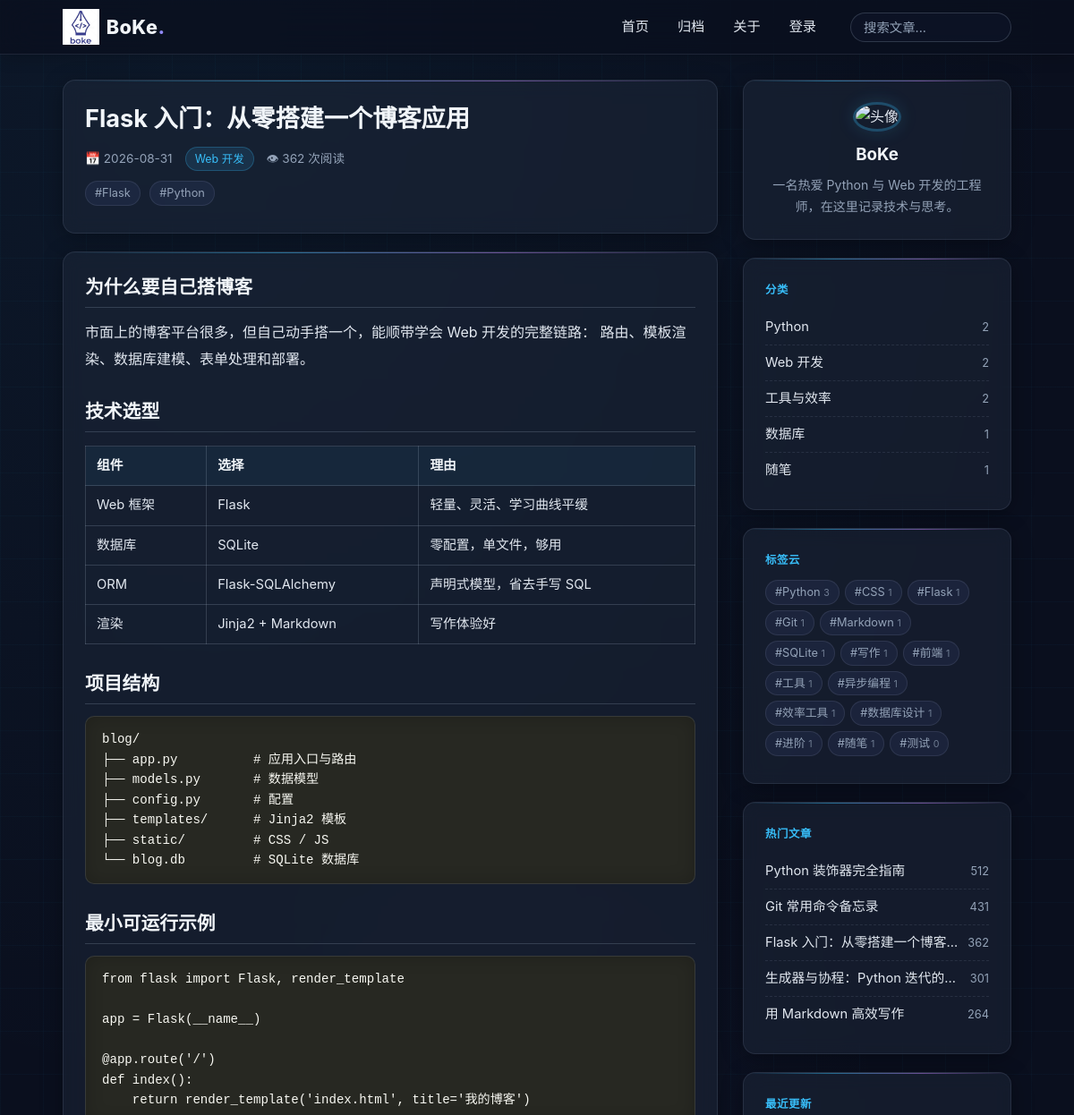
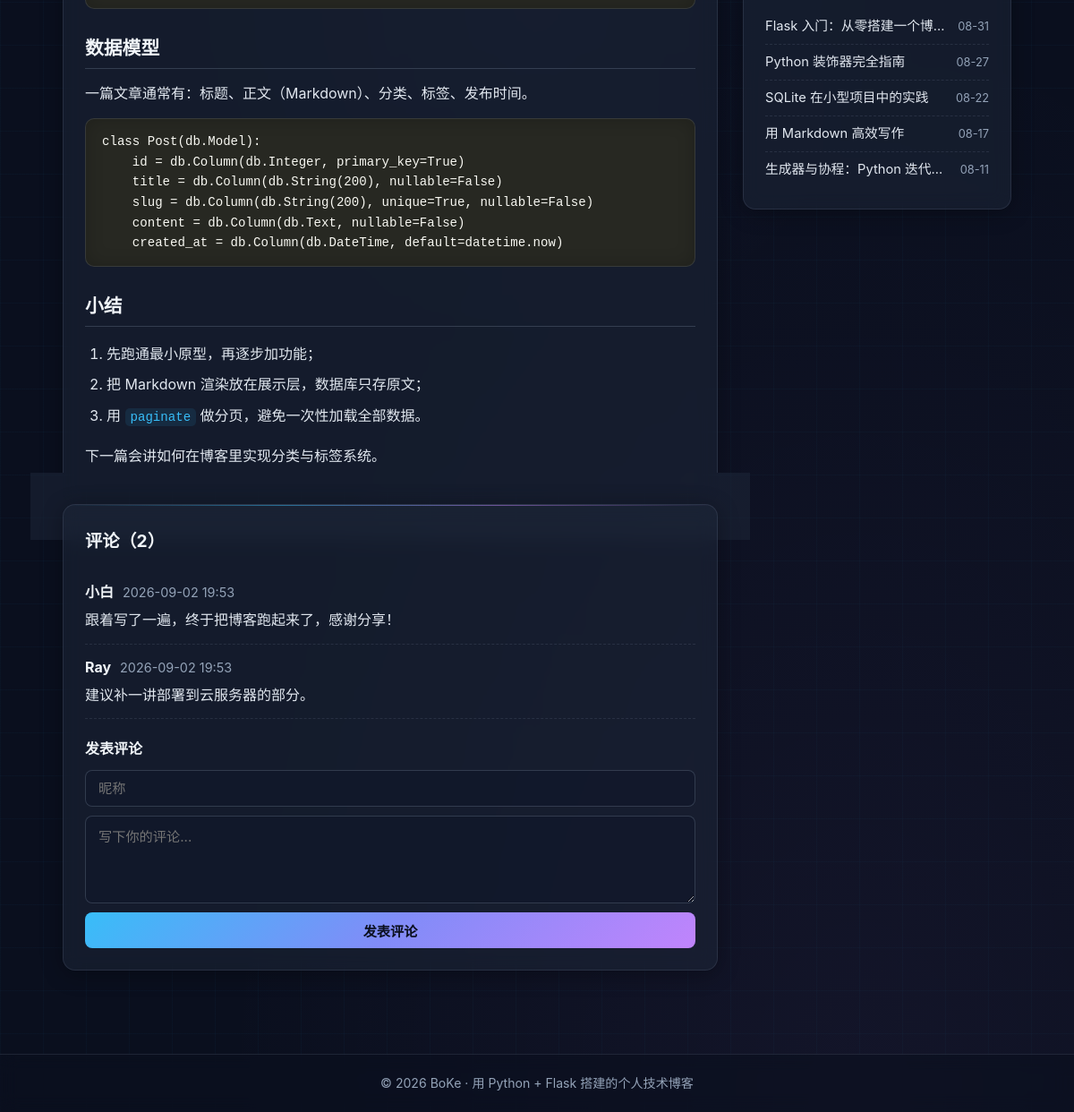
Screenshot of /post/flask-build-blog-from-scratch with the database file from the repository (2 pictures, top to bottom).
### models.py (models this page shows)
class Post(db.Model):
    id = db.Column(db.Integer, primary_key=True)
    title = db.Column(db.String(200), nullable=False)
    slug = db.Column(db.String(200), unique=True, nullable=False)
    summary = db.Column(db.Text)
    content = db.Column(db.Text, nullable=False)
    created_at = db.Column(db.DateTime, default=datetime.now, nullable=False)
    updated_at = db.Column(db.DateTime, default=datetime.now,
                           onupdate=datetime.now, nullable=False)
    views = db.Column(db.Integer, default=0, nullable=False)
    published = db.Column(db.Boolean, default=True, nullable=False)
    category_id = db.Column(db.Integer, db.ForeignKey('category.id'))
    comments = db.relationship('Comment', backref='post',
                               cascade='all, delete-orphan', lazy='dynamic')
    @property
    def html(self):
        return markdown.markdown(
            self.content or '',
            extensions=MARKDOWN_EXTENSIONS,
            extension_configs=MARKDOWN_CONFIGS,
        )

class Category(db.Model):
    id = db.Column(db.Integer, primary_key=True)
    name = db.Column(db.String(50), unique=True, nullable=False)
    posts = db.relationship('Post', backref='category', lazy='dynamic')

class Tag(db.Model):
    id = db.Column(db.Integer, primary_key=True)
    name = db.Column(db.String(50), unique=True, nullable=False)
    posts = db.relationship('Post', secondary=post_tags,
                            backref=db.backref('tags', lazy='joined'),
                            lazy='dynamic')

class Comment(db.Model):
    id = db.Column(db.Integer, primary_key=True)
    post_id = db.Column(db.Integer, db.ForeignKey('post.id'), nullable=False)
    name = db.Column(db.String(50), nullable=False)
    content = db.Column(db.Text, nullable=False)
    created_at = db.Column(db.DateTime, default=datetime.now, nullable=False)

### app.py (the view)
    @app.route('/post/<slug>')
    def post_detail(slug):
        post = Post.query.filter_by(slug=slug).first_or_404()
        if not post.published and not session.get('admin_id'):
            abort(404)
        post.views += 1
        db.session.commit()
        comments = post.comments.order_by(Comment.created_at.asc()).all()
        return render_template('post.html', post=post, comments=comments)

### templates/post.html
{% extends 'base.html' %}
{% block content %}
<article class="post-full">
  <header class="card post-full-head">
    <h1>{{ post.title }}</h1>
    <div class="post-meta">
      <span>📅 {{ post.created_at.strftime('%Y-%m-%d') }}</span>
      {% if post.category %}<a class="badge" href="{{ url_for('category', name=post.category.name) }}">{{ post.category.name }}</a>{% endif %}
      <span>👁 {{ post.views }} 次阅读</span>
    </div>
    {% if post.tags %}
    <div class="post-tags">
      {% for tag in post.tags %}
      <a class="tag" href="{{ url_for('tag', name=tag.name) }}">#{{ tag.name }}</a>
      {% endfor %}
    </div>
    {% endif %}
  </header>
  <div class="card markdown-body">
    {{ post.html | safe }}
  </div>
  <section id="comments" class="card comments">
    <h2>评论（{{ comments | length }}）</h2>
    {% for c in comments %}
    <div class="comment">
      <div class="comment-head">
        <strong>{{ c.name }}</strong>
        <span class="muted">{{ c.created_at.strftime('%Y-%m-%d %H:%M') }}</span>
      </div>
      <p>{{ c.content }}</p>
    </div>
    {% else %}
    <p class="muted">还没有评论，来说两句吧～</p>
    {% endfor %}
    <form method="post" action="{{ url_for('add_comment', post_id=post.id) }}" class="comment-form">
      <h3>发表评论</h3>
      <input name="name" placeholder="昵称" required maxlength="30">
      <textarea name="content" rows="4" placeholder="写下你的评论..." required maxlength="1000"></textarea>
      <button type="submit" class="btn">发表评论</button>
    </form>
  </section>
  <div class="post-nav">
    <a href="{{ url_for('index') }}">← 返回首页</a>
  </div>
</article>
{% endblock %}

### templates/base.html (shortened to what this page needs)
<!DOCTYPE html>
<html lang="zh-CN">
<head>
<link rel="stylesheet" href="{{ url_for('static', filename='css/style.css') }}">
<link rel="stylesheet" href="{{ url_for('static', filename='css/pygments.css') }}">
</head>
<body>
<header class="site-header">
  <div class="container header-inner">
    <a class="logo" href="{{ url_for('index') }}"><img src="{{ url_for('static', filename='assets/logo.png') }}" alt="BoKe 技术博客">BoKe<span>.</span></a>
    <nav class="nav" id="site-nav">
      <a href="{{ url_for('index') }}" class="{{ 'active' if request.path == '/' }}">首页</a>
      <a href="{{ url_for('archive') }}" class="{{ 'active' if request.path == '/archive' }}">归档</a>
      <a href="{{ url_for('about') }}" class="{{ 'active' if request.path == '/about' }}">关于</a>
      {% if session.get('admin_id') %}
        <a href="{{ url_for('admin_dashboard') }}">后台</a>
        <a href="{{ url_for('admin_logout') }}">退出</a>
      {% else %}
        <a href="{{ url_for('admin_login') }}">登录</a>
      {% endif %}
    </nav>
    <form class="search-form" action="{{ url_for('search') }}" method="get">
      <input type="search" name="q" placeholder="搜索文章..." value="{{ request.args.get('q', '') }}">
    </form>
  </div>
</header>
<main class="container layout">
  <div class="content">
    {% block content %}{% endblock %}
  </div>
  <aside class="sidebar">
    <section class="card about-card">
      <img class="avatar" src="https://trae-api-cn.mchost.guru/api/ide/v1/text_to_image?prompt=flat%20minimal%20illustration%20avatar%20of%20a%20friendly%20programmer%20wearing%20headphones%2C%20indigo%20and%20white%20color%20palette%2C%20soft%20geometric%20background&image_size=square" alt="头像">
      <h3>BoKe</h3>
      <p class="muted">一名热爱 Python 与 Web 开发的工程师，在这里记录技术与思考。</p>
    </section>
    <section class="card">
      <h3 class="card-title">分类</h3>
      <ul class="side-list">
        {% for cat, count in nav_categories %}
        <li><a href="{{ url_for('category', name=cat.name) }}">{{ cat.name }}</a><span class="count">{{ count }}</span></li>
        {% else %}
        <li class="muted">暂无分类</li>
        {% endfor %}
      </ul>
    </section>
    <section class="card">
      <h3 class="card-title">标签云</h3>
      <div class="cloud">
        {% for tag, count in tag_cloud %}
        <a class="tag" href="{{ url_for('tag', name=tag.name) }}">#{{ tag.name }} <small>{{ count }}</small></a>
        {% else %}
        <span class="muted">暂无标签</span>
        {% endfor %}
      </div>
    </section>
    <section class="card">
      <h3 class="card-title">热门文章</h3>
      <ul class="side-list">
        {% for post in top_posts %}
        <li class="side-post"><a href="{{ url_for('post_detail', slug=post.slug) }}">{{ post.title }}</a><span class="count">{{ post.views }}</span></li>
        {% endfor %}
      </ul>
    </section>
    <section class="card">
      <h3 class="card-title">最近更新</h3>
      <ul class="side-list">
        {% for post in recent_posts %}
        <li class="side-post"><a href="{{ url_for('post_detail', slug=post.slug) }}">{{ post.title }}</a><span class="count">{{ post.created_at.strftime('%m-%d') }}</span></li>
        {% endfor %}
      </ul>
    </section>
  </aside>
</main>
<footer class="site-footer">
  <div class="container">
    <p>© 2026 BoKe · 用 Python + Flask 搭建的个人技术博客</p>
  </div>
</footer>
</body>
</html>

### static/css/pygments.css (style rules this page uses)
pre { line-height: 125%; }
.codehilite { background: #272822; color: #F8F8F2 }

### rows the page displays
Post: title "Flask 入门：从零搭建一个博客应用", created_at "2026-08-31", views "362", html "为什么要自己搭博客 市面上的博客平台很多，但自己动手搭一个，能顺带学会 Web 开发的完整链路： 路由、模板渲染、数据库建模、表单处理和部署。 技术选型 组件 选择 理由 Web 框架 Flask 轻量、灵活、学习曲线平缓 数据库 SQLite 零配置，单文件，够用 ORM Flask-SQLAlchemy 声明式模型，省去手写 SQL 渲染 Jinja2 + Markdown 写作体验好 项目结构 blog/ ├── app.py # 应用入口与路由 ├── models.py # 数据模型 ├── config.py # 配置 ├── templates/ # Jinja2 模板 ├── static/ # CSS / JS └── blog.db # SQLite 数据库 最小可运行示例 from flask import Flask, render_template app = Flask(__name__) @app.route('/') def index(): return render_template('index.html', title='我的博客') 数据模型 一篇文章通常有：标题、正文（Markdown）、分类、标签、发布时间。 class Post(db.Model): id = db.Column(db.Integer, primary_key=True) title = db.Column(db.String(200), nullable=False) slug = db.Column(db.String(200), unique=True,…", created_at "08-31"
Category: category.name "Web 开发", name "Web 开发", count "2"
Tag: name "Flask", id "1"
Tag: name "Python", count "3"
Comment: name "小白", created_at "2026-09-02 19:53", content "跟着写了一遍，终于把博客跑起来了，感谢分享！"
Comment: name "Ray", created_at "2026-09-02 19:53", content "建议补一讲部署到云服务器的部分。"
Category: name "Python", id "2"
Category: name "工具与效率", count "2"
Category: name "数据库", count "1"
Category: name "随笔", count "1"
Tag: name "CSS", count "1"
Tag: name "Git", count "1"
Tag: name "Markdown", count "1"
Tag: name "SQLite", count "1"
Tag: name "写作", count "1"
Tag: name "前端", count "1"
Tag: name "工具", count "1"
Tag: name "异步编程", count "1"
Tag: name "效率工具", count "1"
Tag: name "数据库设计", count "1"
Tag: name "进阶", count "1"
Tag: name "随笔", count "1"
Tag: name "测试", count "0"
Post: title "Python 装饰器完全指南", views "512", created_at "08-27"
Post: title "Git 常用命令备忘录", views "431"
Post: views "301", created_at "08-11"
Post: title "用 Markdown 高效写作", views "264", created_at "08-17"
Post: title "SQLite 在小型项目中的实践", created_at "08-22"

### other values shown
{{ comments | length }} "2"
